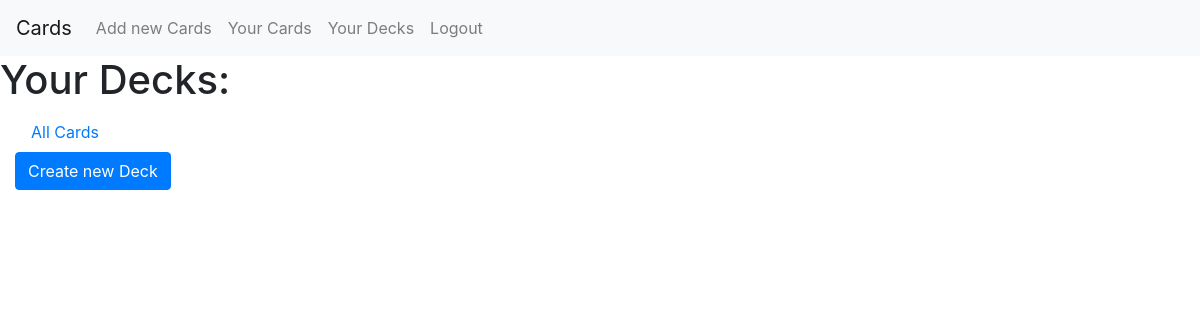
Page /decks (signed in) on the earlier database version.
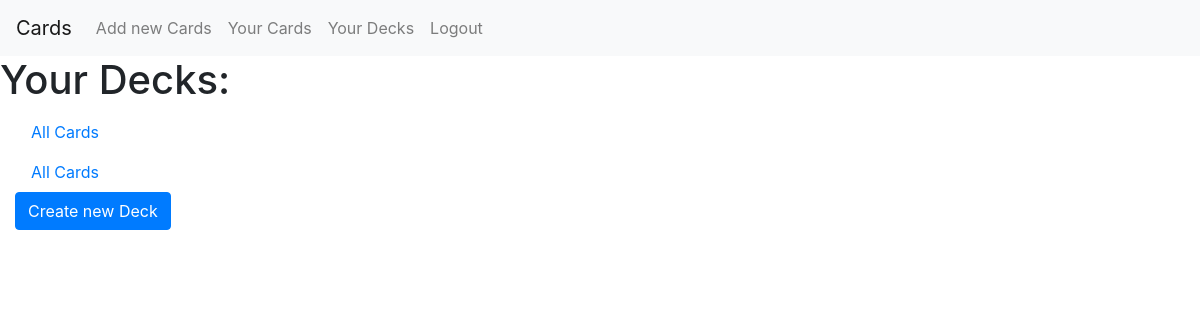
Same page on the later database version.
### cards/models.py (models this page shows, shortened)
class Deck(models.Model):
    name = models.CharField(max_length=45)
    description = models.CharField(max_length=255)
    created_by = models.ForeignKey(User, on_delete=models.SET(get_sentinel_user), related_name='created_decks')
    created_on = models.DateField(auto_now_add=True)
    user = models.ForeignKey(User, on_delete=models.CASCADE, related_name='decks')
    class Meta:
        constraints = [
            models.UniqueConstraint(fields=['created_by'], condition=models.Q(name='All Cards'), name='user_all_cards')
        ]

### cards/views.py (the view, shortened to what this page needs)
# urls.py: path('decks', views.decks, name='decks'),
def decks(request):
    userDecks = Deck.objects.filter(user=request.user)
    return render(request, 'cards/decks.html', {
        'decks': userDecks
    })

### cards/templates/cards/decks.html (shortened to what this page needs)
{% extends 'cards/layout.html' %}
{% load static %}
{% block body %}
    <h1>
        Your Decks:
    </h1>
    <div class='container-fluid'>
        <div class='row'>
            <div class='col-3'>
                <ul class='nav flex-column'>
                    <li class='nav-item'>
                        <a class='nav-link decks' href='#' data-id='{{ deck.id }}'>
                            All Cards
                        </a>
                    </li>
                    {% for deck in decks %}
                        <li class='nav-item'>
                            <a class='nav-link decks' href='#' data-id='{{ deck.id }}'>
                                {{ deck.name }}
                            </a>
                        </li>
                    {% endfor %}
                </ul>
                <button class='btn btn-primary' id='show-deck-form'>Create new Deck</button>
            </div>
            <div class='card-container col-9'>
            </div>
        </div>
    </div>
{% endblock %}

Differences in the rows shown:
added Deck: name "All Cards"
